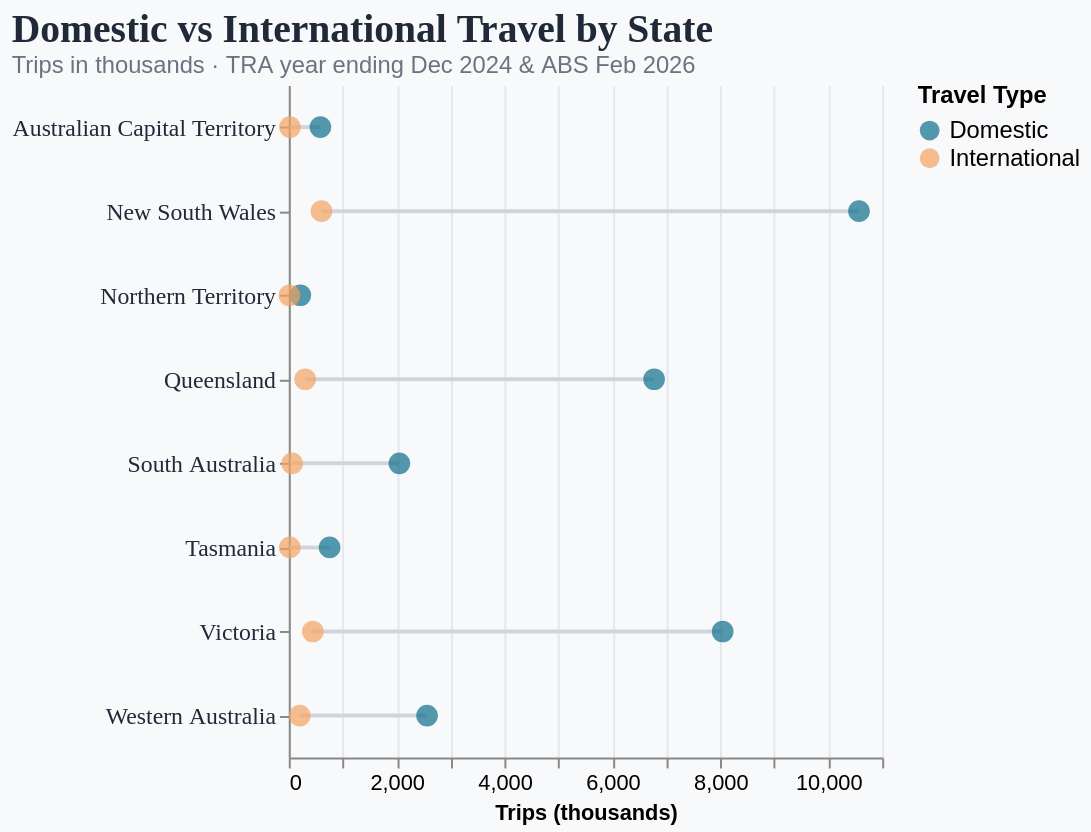

This figure's Vega-Lite source:
### Vega-Lite specification from a JSON file in a GitHub repository (floating-point values rounded to 4 significant figures)
{"$schema": "https://vega.github.io/schema/vega-lite/v6.json", "background": "#f8f9fb", "title": {"text": "Domestic vs International Travel by State", "subtitle": "Trips in thousands · TRA year ending Dec 2024 & ABS Feb 2026", "anchor": "start", "font": "Georgia", "fontSize": 20, "subtitleFontSize": 12, "color": "#1f2937", "subtitleColor": "#6b7280"}, "width": "container", "height": 340, "data": {"values": [{"state": "New South Wales", "type": "Domestic", "trips": 10570}, {"state": "New South Wales", "type": "International", "trips": 606}, {"state": "Victoria", "type": "Domestic", "trips": 8043}, {"state": "Victoria", "type": "International", "trips": 446}, {"state": "Queensland", "type": "Domestic", "trips": 6772}, {"state": "Queensland", "type": "International", "trips": 303}, {"state": "Western Australia", "type": "Domestic", "trips": 2563}, {"state": "Western Australia", "type": "International", "trips": 204}, {"state": "South Australia", "type": "Domestic", "trips": 2050}, {"state": "South Australia", "type": "International", "trips": 63}, {"state": "Australian Capital Territory", "type": "Domestic", "trips": 586}, {"state": "Australian Capital Territory", "type": "International", "trips": 22}, {"state": "Tasmania", "type": "Domestic", "trips": 757}, {"state": "Tasmania", "type": "International", "trips": 19}, {"state": "Northern Territory", "type": "Domestic", "trips": 214}, {"state": "Northern Territory", "type": "International", "trips": 12}]}, "layer": [{"mark": {"type": "line", "strokeWidth": 2, "color": "#d1d5db"}, "encoding": {"y": {"field": "state", "type": "nominal", "sort": ["-x"], "title": null, "axis": {"labelFontSize": 12, "labelColor": "#1f2937", "labelFont": "Georgia", "labelLimit": 200}}, "x": {"field": "trips", "type": "quantitative", "title": "Trips (thousands)", "axis": {"gridColor": "#e5e7eb", "labelFontSize": 11}}, "detail": {"field": "state", "type": "nominal"}}}, {"mark": {"type": "point", "filled": true, "size": 120}, "encoding": {"y": {"field": "state", "type": "nominal", "sort": {"field": "trips", "op": "max", "order": "descending"}}, "x": {"field": "trips", "type": "quantitative"}, "color": {"field": "type", "type": "nominal", "scale": {"domain": ["Domestic", "International"], "range": ["#0d6e8a", "#f4a261"]}, "legend": {"title": "Travel Type", "orient": "right", "labelFontSize": 12, "titleFontSize": 12}}, "tooltip": [{"field": "state", "type": "nominal", "title": "State"}, {"field": "type", "type": "nominal", "title": "Type"}, {"field": "trips", "type": "quantitative", "title": "Trips (thousands)", "format": ","}]}}], "config": {"view": {"stroke": null}}}
